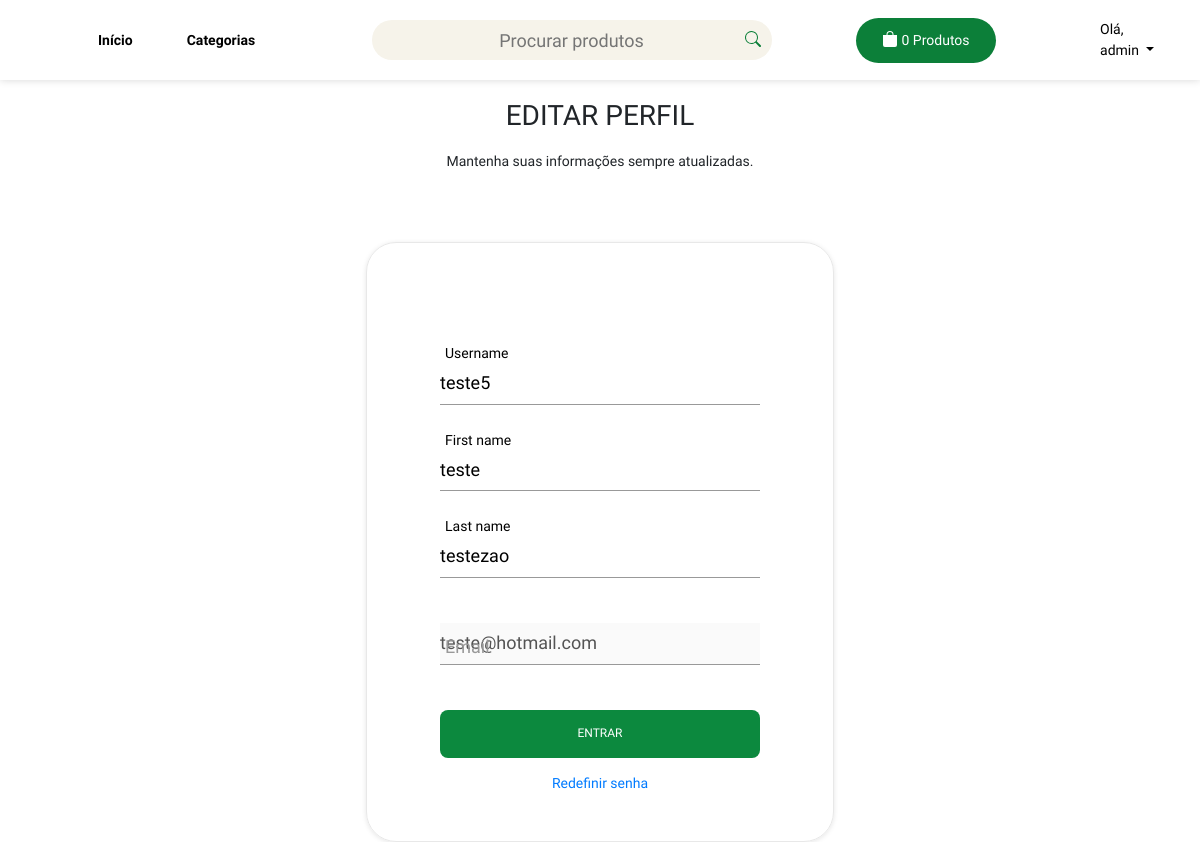
The app's page /perfil/dados/4/ (signed in), older data.
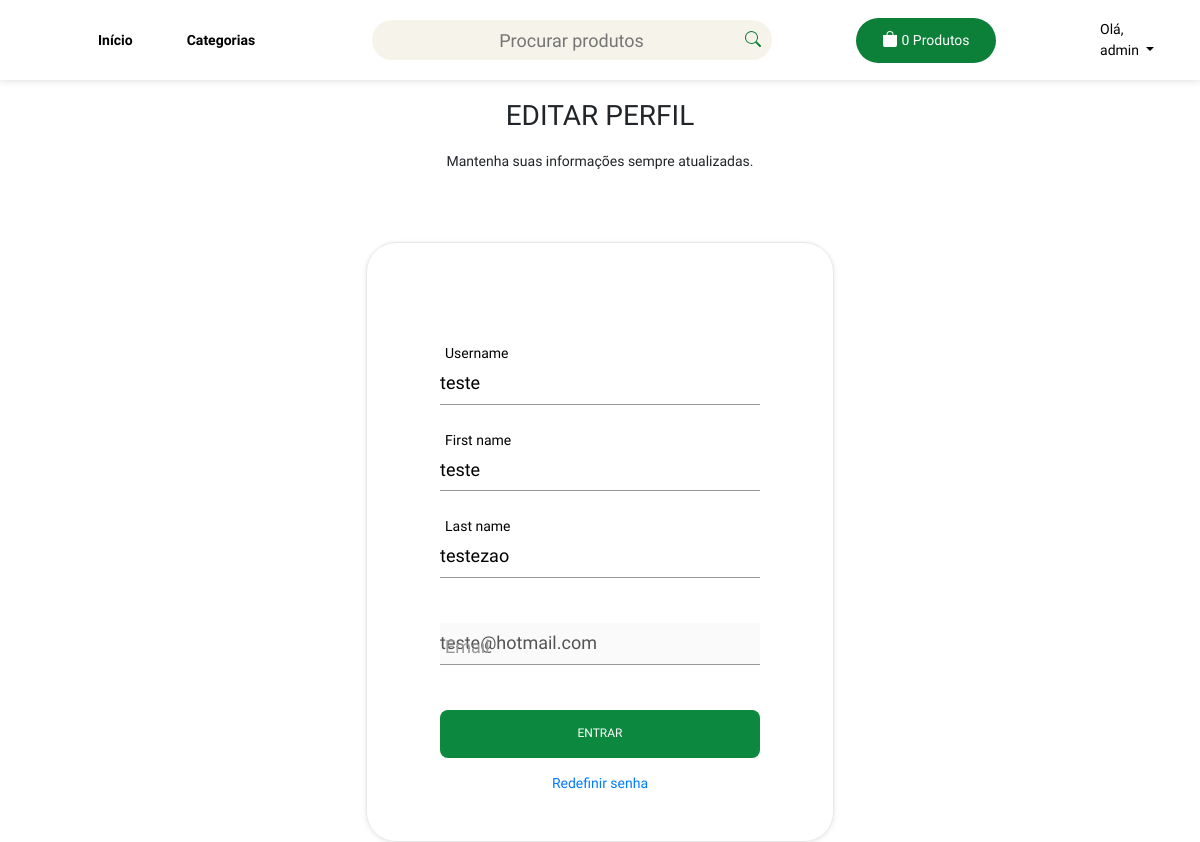
The same page, newer data.
### users/models.py (models this page shows, shortened)
class CustomUser(AbstractUser):
    class Role(models.TextChoices):
        SUPERMARKET = "SUPERMARKET", _("Supermarket")
        CLIENT = "CLIENT", _("Client")
    role = models.CharField(max_length=50, choices=Role.choices)

### users/views.py (the view, shortened to what this page needs)
# urls.py: path("dados/<int:pk>/", Perfil.as_view(), name="perfil"),
class Perfil(LoginRequiredMixin, UpdateView):
    model = CustomUser
    template_name = "users/perfil.html"
    form_class = UpdateForm

### users/forms.py
class UpdateForm(forms.ModelForm):
    class Meta:
        model = CustomUser
        fields = ["username", "first_name", "last_name", "email"]
    email = forms.CharField(disabled=True)

### produtos/templatetags/carrinho.py (called while the page is built)
@register.filter(name="qnt_total_carrinho")
def qnt_total_carrinho(cart):
    return len(cart)

### templates/users/perfil.html (shortened to what this page needs)
{% extends 'base.html' %}
{% load static %}
{% block content%}
<link rel="stylesheet" href="{% static 'css/perfil.css' %}">
<link rel="stylesheet" href="{% static 'css/inputs.css' %}">
<div class="header-perfil">
    <h1>Editar Perfil</h1>
    <p>Mantenha suas informações sempre atualizadas.</p>
</div>
<div class="perfil">
    <form action="" method="post">
        {% for field in form %}
        <div class="group">
          {{ field }}
          <span class="highlight"></span>
          <label>{{ field.label }}</label>
        </div>
        {% endfor %}
        <button type="submit" class="btn-entrar">Entrar</button>
        <a class="redefinir-senha" href="{% url 'password_change' %}">Redefinir senha</a>
      </form>
</div>
{% endblock %}

Row changes from the older to the newer data that the page shows:
changed CustomUser "teste": username "teste5" → "teste"
